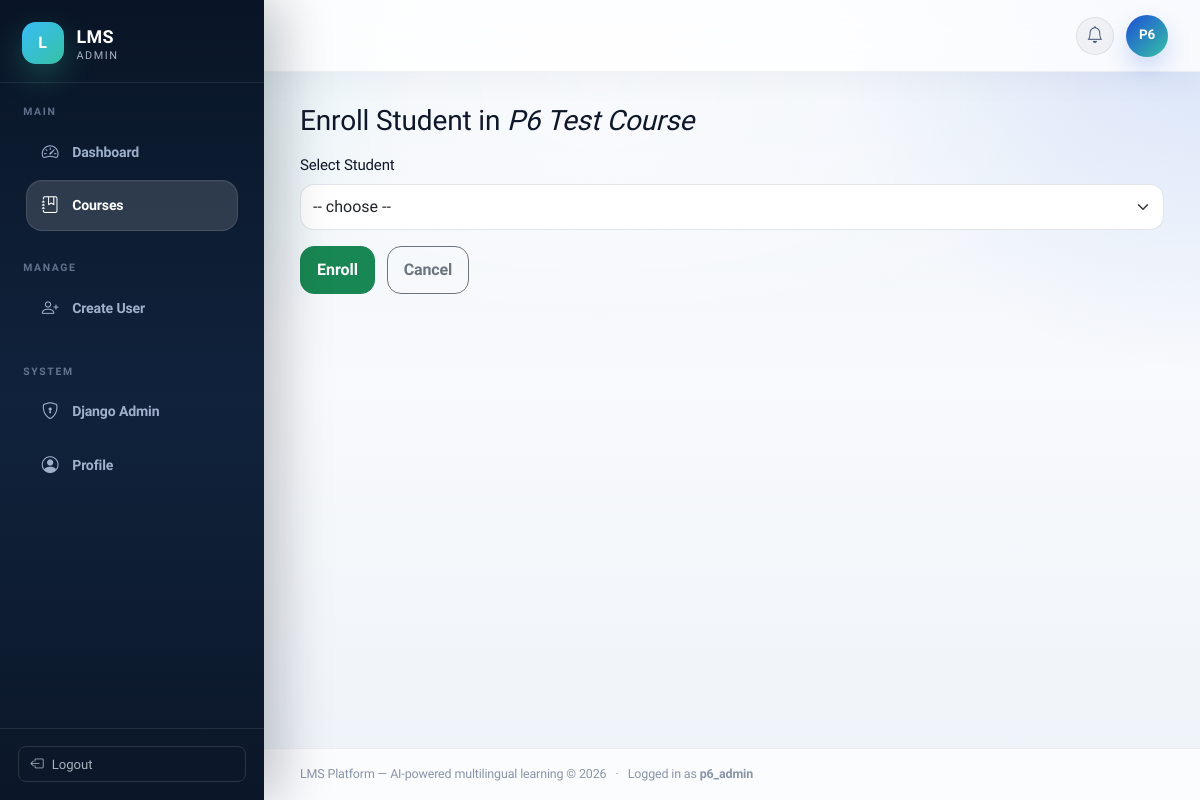
The page /courses/1/enroll/ (signed in) on the database its author committed.
### users/models.py (models this page shows, shortened)
class User(AbstractUser):
    class Role(models.TextChoices):
        ADMIN = 'admin', 'Admin'
        INSTRUCTOR = 'instructor', 'Trainer'
        STUDENT = 'student', 'Trainee'
    class Language(models.TextChoices):
        ENGLISH = 'en', 'English'
        MALAYALAM = 'ml', 'Malayalam'
    role = models.CharField(
        max_length=20,
        choices=Role.choices,
        default=Role.STUDENT,
    )
    google_meet_link = models.URLField(
        blank=True,
        null=True,
        help_text='Personal Google Meet link (instructors only).',
    )
    profile_picture = models.ImageField(
        upload_to='profiles/',
        blank=True,
        null=True,
    )
    phone = models.CharField(max_length=15, blank=True, null=True)
    preferred_language = models.CharField(
        max_length=2,
        choices=Language.choices,
        default=Language.ENGLISH,
    )

### courses/models.py (models this page shows, shortened)
class Course(models.Model):
    class Language(models.TextChoices):
        ENGLISH = 'en', 'English'
        MALAYALAM = 'ml', 'Malayalam'
    title = models.CharField(max_length=200)
    description = models.TextField(blank=True)
    instructor = models.ForeignKey(
        settings.AUTH_USER_MODEL,
        on_delete=models.SET_NULL,
        null=True,
        blank=True,
        related_name='courses_taught',
        limit_choices_to={'role': 'instructor'},
    )
    language = models.CharField(max_length=2, choices=Language.choices, default=Language.ENGLISH)
    created_at = models.DateTimeField(auto_now_add=True)
    is_active = models.BooleanField(default=True)
    class Meta:
        ordering = ['-created_at']

### courses/views.py (the view)
    def wrapper(request, *args, **kwargs):
        if not request.user.is_authenticated:
            return redirect('login')
        if request.user.role != User.Role.ADMIN:
            messages.error(request, 'Admin access required.')
            return redirect('home')
        return view_func(request, *args, **kwargs)

### chatbot/context_processors.py (called while the page is built, shortened)
def learning_assistant_context(request):
    user = getattr(request, 'user', None)
    if not user or not user.is_authenticated or user.role != 'student':
        return {}

### courses/views.py (called while the page is built, shortened)
def _admin_required(view_func):
    def wrapper(request, *args, **kwargs):
        if not request.user.is_authenticated:
            return redirect('login')
        if request.user.role != User.Role.ADMIN:
            messages.error(request, 'Admin access required.')
            return redirect('home')
        return view_func(request, *args, **kwargs)
    wrapper.__name__ = view_func.__name__
    return wrapper

@_admin_required
def enroll_student(request, course_id):
    course = get_object_or_404(Course, id=course_id)
    students = User.objects.filter(role=User.Role.STUDENT)
    enrolled_ids = Enrollment.objects.filter(
        course=course, is_active=True
    ).values_list('student_id', flat=True)
    return render(request, 'courses/enroll_student.html', {
        'course':       course,
        'students':     students,
        'enrolled_ids': list(enrolled_ids),
    })

### templates/courses/enroll_student.html (shortened to what this page needs)
{% extends "base.html" %}
{% block content %}
<h3>Enroll Student in <em>{{ course.title }}</em></h3>
<form method="post" class="mt-3">
  <div class="mb-3">
    <label class="form-label">Select Student</label>
    <select name="student_id" class="form-select" required>
      <option value="">-- choose --</option>
    </select>
  </div>
  <button type="submit" class="btn btn-success">Enroll</button>
  <a href="{% url 'course-detail' course.id %}" class="btn btn-outline-secondary ms-2">Cancel</a>
</form>
{% endblock %}

### templates/base.html (shortened to what this page needs)
<!DOCTYPE html>
<html lang="en">
<head>
  <link rel="stylesheet" href="https://cdn.jsdelivr.net/npm/bootstrap@5.3.3/dist/css/bootstrap.min.css">
  <link rel="stylesheet" href="https://cdn.jsdelivr.net/npm/bootstrap-icons@1.11.3/font/bootstrap-icons.min.css">
</head>
<body>
{% if user.is_authenticated %}
<aside class="lms-sidebar" id="lms-sidebar">
  <a href="{% url 'home' %}" class="sidebar-brand">
    <div class="brand-icon">L</div>
    <div>
      <div class="brand-name">LMS</div>
      <div class="brand-sub">{{ user.get_role_display }}</div>
    </div>
  </a>
  {% if user.role == 'admin' %}
  <div class="sidebar-section">
    <span class="sidebar-label">Main</span>
    <ul class="sidebar-nav">
      <li><a href="{% url 'admin-dashboard' %}"><span class="nav-icon"><i class="bi bi-speedometer2"></i></span>Dashboard</a></li>
      <li><a href="{% url 'course-list' %}"><span class="nav-icon"><i class="bi bi-journal-bookmark"></i></span>Courses</a></li>
    </ul>
  </div>
  <div class="sidebar-section">
    <span class="sidebar-label">Manage</span>
    <ul class="sidebar-nav">
      <li>
        <a href="{% url 'create-user' %}">
          <span class="nav-icon"><i class="bi bi-person-plus"></i></span>Create User
        </a>
      </li>
    </ul>
  </div>
  <div class="sidebar-section">
    <span class="sidebar-label">System</span>
    <ul class="sidebar-nav">
      <li><a href="{% url 'admin:index' %}"><span class="nav-icon"><i class="bi bi-shield-lock"></i></span>Django Admin</a></li>
      <li><a href="{% url 'profile' %}"><span class="nav-icon"><i class="bi bi-person-circle"></i></span>Profile</a></li>
    </ul>
  </div>
  {% endif %}
  <div class="sidebar-footer">
    <form method="post" action="{% url 'logout' %}">
      <button type="submit"
              style="width:100%;background:none;border:1px solid #2e3542;border-radius:8px;color:#a9b0bb;
                     font-size:.82rem;padding:.45rem .75rem;cursor:pointer;display:flex;align-items:center;gap:.5rem;">
        <i class="bi bi-box-arrow-left"></i> Logout
      </button>
    </form>
  </div>
</aside>
{% endif %}
<div class="lms-main {% if user.is_authenticated %}has-sidebar{% endif %}" id="lms-main">
  {% if user.is_authenticated %}
  <header class="lms-topbar">
    <div class="topbar-right">
      <div class="dropdown">
        <button class="topbar-icon-btn" data-bs-toggle="dropdown" aria-label="Notifications">
          <i class="bi bi-bell"></i>
        </button>
      </div>
      <div class="dropdown">
        <div class="user-avatar" data-bs-toggle="dropdown" title="{{ user.username }}">
          {{ user.username|slice:":2"|upper }}
        </div>
      </div>
    </div>
  </header>
  {% endif %}
  <main class="lms-content {% block content_class %}{% endblock %}">
    {% block content %}{% endblock %}
  </main>
  <footer class="lms-footer">
    LMS Platform &mdash; AI-powered multilingual learning &copy; 2026
    {% if user.is_authenticated %}
    &ensp;&middot;&ensp; Logged in as <strong>{{ user.username }}</strong>
    {% endif %}
  </footer>
</div>
</body>
</html>

### rows shown on the page
User: role "ADMIN", username "P6", username "p6_admin"
Course: title "P6 Test Course"
